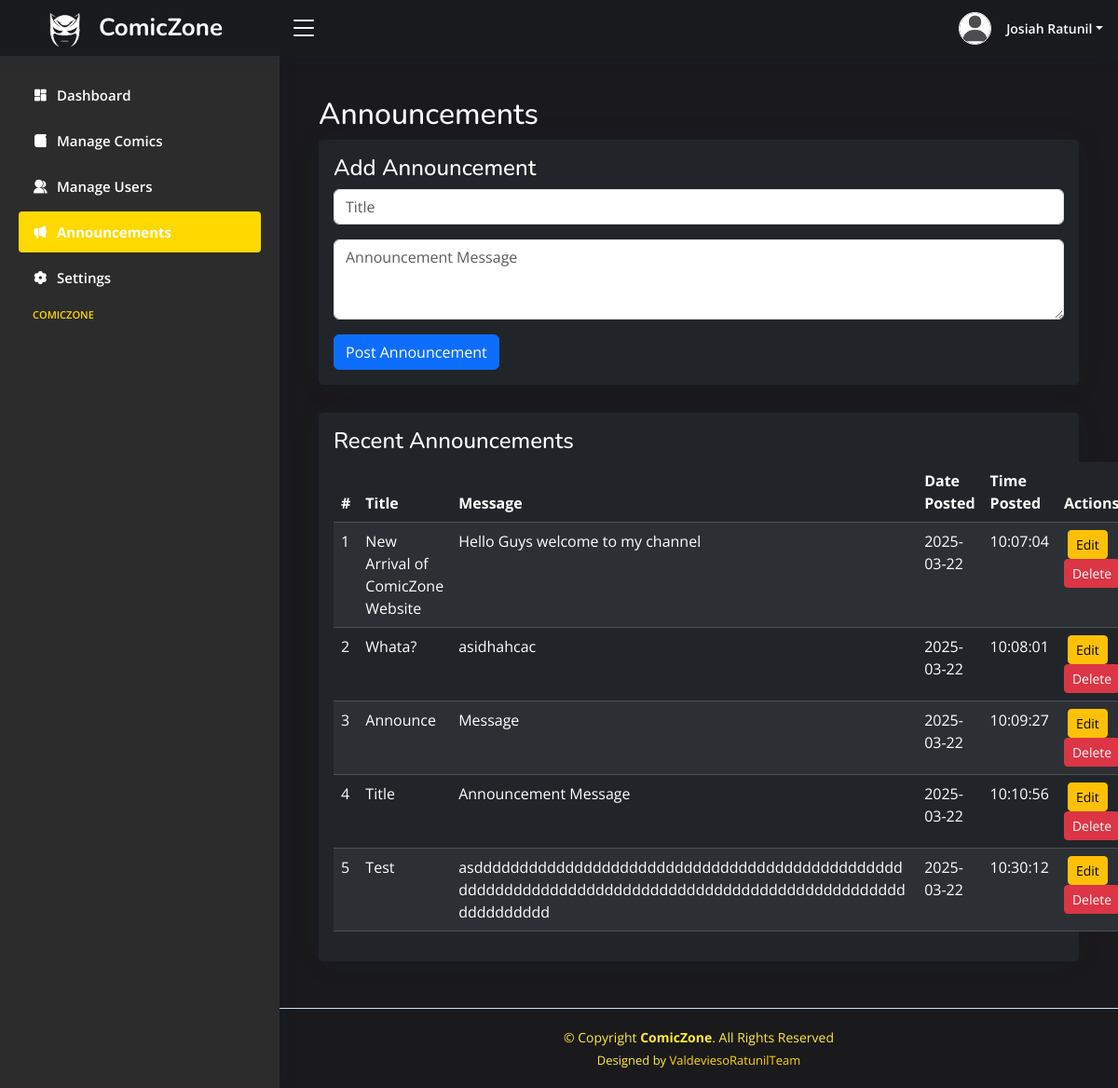
The page /view/admin/announcements.php (signed in) on the database its author committed.
### tables this page shows
CREATE TABLE `announcements` (
  `announcementId` bigint(20) NOT NULL,
  `userId` bigint(20) DEFAULT NULL,
  `title` varchar(255) NOT NULL,
  `message` text NOT NULL,
  `datePosted` timestamp NOT NULL DEFAULT current_timestamp(),
  `updatedAt` timestamp NOT NULL DEFAULT current_timestamp() ON UPDATE current_timestamp()
);

### view/admin/announcements.php (the view)
<?php
include("./includes/header.php");
include("./includes/topbar.php");
include("./includes/sidebar.php");
?>
<div class="container mt-4">
    <h2 class="text-white">Announcements</h2>
    <div class="card bg-dark text-white p-3">
        <h4>Add Announcement</h4>
        <form action="./addAnnouncement.php" method="POST">
            <div class="mb-3">
                <input type="text" class="form-control" name="title" placeholder="Title" required>
            </div>
            <div class="mb-3">
                <textarea class="form-control" name="message" rows="3" placeholder="Announcement Message" required></textarea>
            </div>
            <button type="submit" class="btn btn-primary">Post Announcement</button>
        </form>
    </div>
    <div class="card bg-dark text-white p-3 mt-4">
        <h4>Recent Announcements</h4>
        <table class="table table-dark table-striped">
            <thead>
                <tr>
                    <th>#</th>
                    <th>Title</th>
                    <th>Message</th>
                    <th>Date Posted</th>
                    <th>Time Posted</th>
                    <th>Actions</th>
                </tr>
            </thead>
            <?php
            include("../../dB/config.php");
            $query = "SELECT announcementId, title, message,
            DATE(datePosted) AS postDate,
            TIME(datePosted) AS postTime
            FROM announcements
            GROUP BY announcementId ASC
            LIMIT 5;";
            $result = mysqli_query($conn, $query);
            ?>
            <tbody>
                <?php
                while ($row = mysqli_fetch_assoc($result)) {
                    echo "<tr>";
                        echo "<td>{$row['announcementId']}</td>";
                        echo "<td style='max-width: 160px;'>{$row['title']}</td>";
                        echo "<td style='max-width: 500px;'>{$row['message']}</td>";
                        echo "<td style='width: 120px;'>{$row['postDate']}</td>";
                        echo "<td style='width: 120px;'>{$row['postTime']}</td>";
                        echo "<td>";
                            echo "<button class='btn btn-warning btn-sm mx-1'>Edit</button>";
                            echo "<button class='btn btn-danger btn-sm'>Delete</button>";
                        echo "</td>";
                    echo "</tr>";
                }
                ?>
            </tbody>
        </table>
    </div>
</div>
<?php
include("./includes/footer.php");
?>

### assets/css/style.css (style rules this page uses)
:root { scroll-behavior: smooth; }
body { font-family: "Open Sans", sans-serif; background: #f6f9ff; color: #444444; }
h1, h2, h3, h4, h5, h6 { font-family: "Nunito", sans-serif; }
.card { margin-bottom: 30px; border: none; border-radius: 5px; box-shadow: 0px 0 30px rgba(1, 41, 112, 0.1); }

### rows shown on the page
announcements: announcementId "1", title "New Arrival of ComicZone Website", message "Hello Guys welcome to my channel", postDate "2025-03-22", postTime "10:07:04"
announcements: announcementId "2", title "Whata?", message "asidhahcac", postDate "2025-03-22", postTime "10:08:01"
announcements: announcementId "3", title "Announce", message "Message", postDate "2025-03-22", postTime "10:09:27"
announcements: announcementId "4", title "Title", message "Announcement Message", postDate "2025-03-22", postTime "10:10:56"
announcements: announcementId "5", title "Test", message "asdddddddddddddddddddddddddddddddddddddddddddddddddddddddddddddddddddddddddddddddddddddddddddddddddddddddddd", postDate "2025-03-22", postTime "10:30:12"

### other values the page prints
$fullName "Josiah Ratunil"
